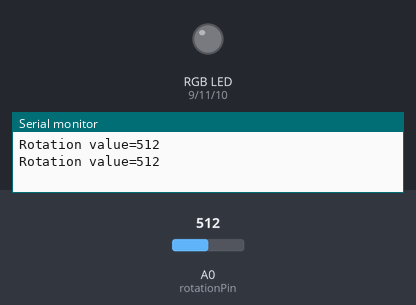
The sketch below on a simulated Arduino Uno, built with avr-gcc and run on an emulated ATmega328P. Shown: an RGB LED mixed from three pins (HIGH = lit), the last lines printed to the serial monitor. The inputs (shaded band) are chosen by the test bench; at power-on: A0 (rotationPin) = 512.

Above: at 3.8 s.
3.9 s: A0 (rotationPin) set to 690
At 4.8 s:
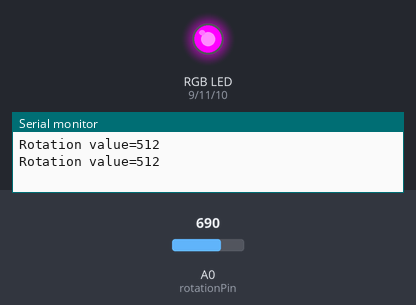
11.6 s: A0 (rotationPin) set to 860
At 13.5 s:
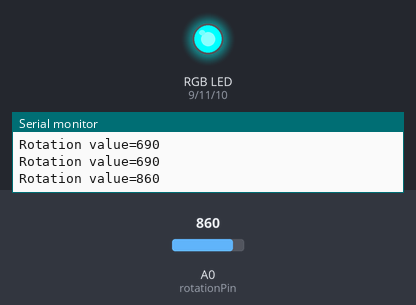
19.3 s: A0 (rotationPin) set to 500
At 22.8 s:
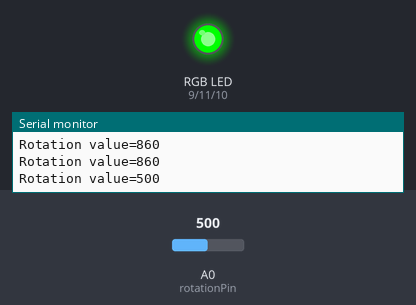
27.0 s: A0 (rotationPin) set to 330
At 28.6 s:
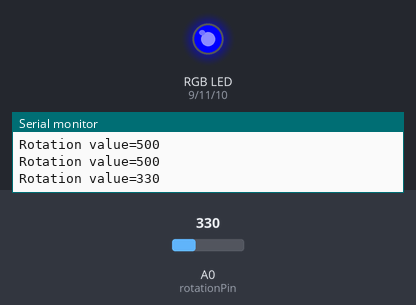
34.7 s: A0 (rotationPin) set to 160
At 37.8 s:
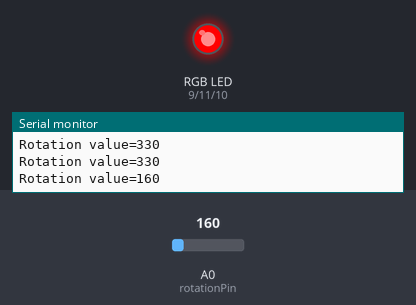
42.4 s: A0 (rotationPin) set to 180
At 44.5 s:
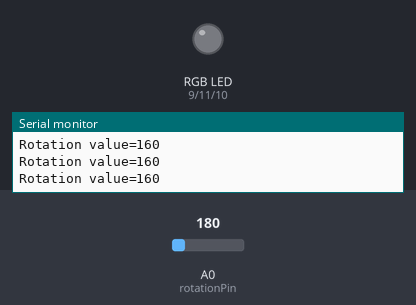
Timing chart, 0 to 51.1 s (numbered marks = the images above; inputs shaded):
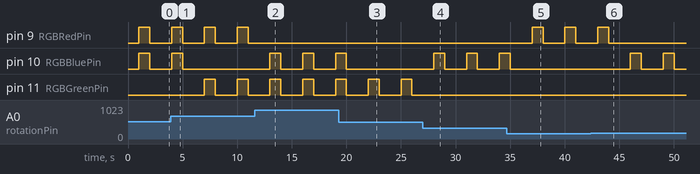

Measured:
- after the input at 3.9 s, pin 10 (RGBBluePin): goes on until 5.0 s, then stays LOW; pin 11 (RGBGreenPin): alternates HIGH for 1.0 s and LOW for 2.0 s, starting after 3.1 s
- after the input at 11.6 s, pin 9 (RGBRedPin): stops changing and stays LOW; pin 10 (RGBBluePin): alternates HIGH for 1.0 s and LOW for 2.0 s, starting after 1.4 s
- after the input at 19.3 s, pin 10 (RGBBluePin): goes on until 20.0 s, then stays LOW
- after the input at 27.0 s, pin 10 (RGBBluePin): alternates HIGH for 1.0 s and LOW for 2.0 s, starting after 1.0 s; pin 11 (RGBGreenPin): stops changing and stays LOW
- after the input at 34.7 s, pin 9 (RGBRedPin): alternates HIGH for 1.0 s and LOW for 2.0 s, starting after 2.3 s; pin 10 (RGBBluePin): goes on until 35.0 s, then stays LOW
- after the input at 42.4 s, pin 9 (RGBRedPin): goes on until 44.0 s, then stays LOW; pin 10 (RGBBluePin): alternates HIGH for 1.0 s and LOW for 2.0 s, starting after 3.6 s
- by itself, pin 9 (RGBRedPin): alternates HIGH for 1.0 s and LOW for 2.0 s

The sketch:

Lab_3_Level_3.ino
```cpp
int rotationPin = A0;
int data=0;
int RGBRedPin = 9;
int RGBGreenPin = 11;
int RGBBluePin = 10;
int waitTime = 1000;

void setup()  {
  Serial.begin(9600);
  pinMode(rotationPin, INPUT);
  pinMode(RGBRedPin, OUTPUT);
  pinMode(RGBGreenPin, OUTPUT);
  pinMode(RGBBluePin, OUTPUT);
}
  void loop(){
  data = analogRead(rotationPin);
  Serial.print("Rotation value=");
  Serial.println(data);
  delay(1000);

     if(data >0 && data <170){
    digitalWrite(RGBRedPin, HIGH);
    delay(waitTime);
    digitalWrite(RGBRedPin, LOW);
       delay(waitTime);
     }

        if(data > 170 && data<340){
    digitalWrite(RGBBluePin, HIGH);
    delay(waitTime);
    digitalWrite(RGBBluePin, LOW);
    delay(waitTime);
    }

         if(data > 340 && data < 510){
      digitalWrite(RGBGreenPin, HIGH);
      delay(waitTime);
      digitalWrite(RGBGreenPin, LOW);
      delay(waitTime);
      }

    if(data > 510 && data <680){
      digitalWrite(RGBRedPin, HIGH);
      digitalWrite(RGBBluePin, HIGH);
      delay(waitTime);
      digitalWrite(RGBRedPin, LOW);
      digitalWrite(RGBBluePin, LOW);
      delay(waitTime);
    }

    if(data > 680 && data < 850){
      digitalWrite(RGBRedPin, HIGH);
      digitalWrite(RGBGreenPin, HIGH);
      delay(waitTime);
      digitalWrite(RGBRedPin, LOW);
      digitalWrite(RGBGreenPin, LOW);
      delay(waitTime);
    }

    if(data > 850 && data < 1020){
      digitalWrite(RGBBluePin, HIGH);
      digitalWrite(RGBGreenPin, HIGH);
      delay(waitTime);
      digitalWrite(RGBBluePin, LOW);
      digitalWrite(RGBGreenPin, LOW);
      delay(waitTime);
  }
  }
```
